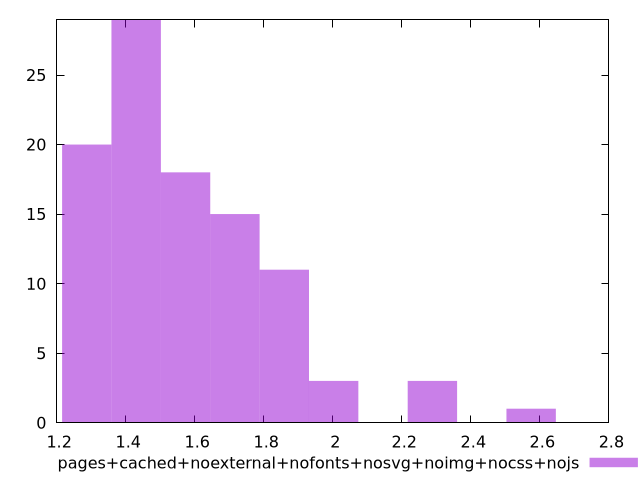

Reproduce this figure in gnuplot.
$_pagesCachedNoexternalNofontsNosvgNoimgNocssNojs <<EOF
1.4304487767337544 29
2.5748077981207578 1
1.716538532080505 15
1.8595834097538806 11
1.5734936544071296 18
1.2874038990603789 20
2.002628287427256 3
2.288718042774007 3
EOF
set key outside below
set terminal pngcairo
set output "report_00005_2020-11-02T22-26-11.212Z/server-response-time/pages+cached+noexternal+nofonts+nosvg+noimg+nocss+nojs//raw_hist.png"
set yrange [0:29]
set boxwidth 0.14304487767337543
set style fill transparent solid 0.5 noborder
plot $_pagesCachedNoexternalNofontsNosvgNoimgNocssNojs title "pages+cached+noexternal+nofonts+nosvg+noimg+nocss+nojs" with boxes ,
